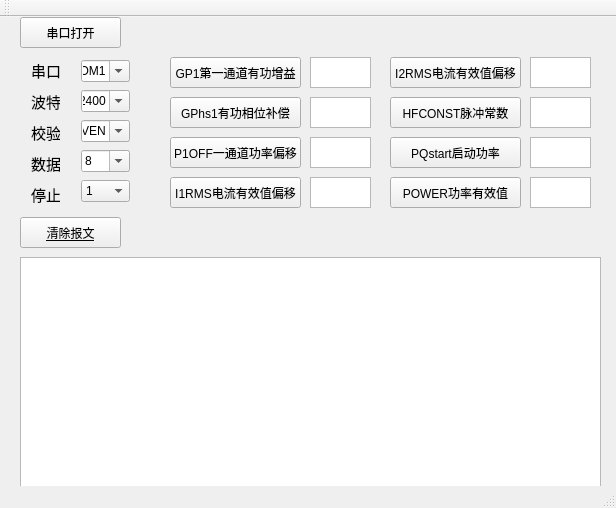
<?xml version="1.0" encoding="UTF-8"?>
<ui version="4.0">
 <class>MainWindow</class>
 <widget class="QMainWindow" name="MainWindow">
  <property name="geometry">
   <rect>
    <x>0</x>
    <y>0</y>
    <width>616</width>
    <height>508</height>
   </rect>
  </property>
  <property name="windowTitle">
   <string>MainWindow</string>
  </property>
  <widget class="QWidget" name="centralWidget">
   <widget class="QPushButton" name="pushButton">
    <property name="geometry">
     <rect>
      <x>20</x>
      <y>0</y>
      <width>101</width>
      <height>31</height>
     </rect>
    </property>
    <property name="text">
     <string>串口打开</string>
    </property>
   </widget>
   <widget class="QTextBrowser" name="textBrowser">
    <property name="geometry">
     <rect>
      <x>20</x>
      <y>240</y>
      <width>581</width>
      <height>231</height>
     </rect>
    </property>
   </widget>
   <widget class="QWidget" name="verticalLayoutWidget">
    <property name="geometry">
     <rect>
      <x>20</x>
      <y>30</y>
      <width>51</width>
      <height>171</height>
     </rect>
    </property>
    <layout class="QVBoxLayout" name="verticalLayout">
     <item>
      <widget class="QLabel" name="label_2">
       <property name="font">
        <font>
         <pointsize>11</pointsize>
        </font>
       </property>
       <property name="text">
        <string>串口号</string>
       </property>
      </widget>
     </item>
     <item>
      <widget class="QLabel" name="label">
       <property name="font">
        <font>
         <pointsize>11</pointsize>
        </font>
       </property>
       <property name="text">
        <string>波特率</string>
       </property>
      </widget>
     </item>
     <item>
      <widget class="QLabel" name="label_3">
       <property name="font">
        <font>
         <pointsize>11</pointsize>
        </font>
       </property>
       <property name="text">
        <string>校验位</string>
       </property>
      </widget>
     </item>
     <item>
      <widget class="QLabel" name="label_4">
       <property name="font">
        <font>
         <pointsize>11</pointsize>
        </font>
       </property>
       <property name="text">
        <string>数据位</string>
       </property>
      </widget>
     </item>
     <item>
      <widget class="QLabel" name="label_5">
       <property name="font">
        <font>
         <pointsize>11</pointsize>
        </font>
       </property>
       <property name="text">
        <string>停止位</string>
       </property>
      </widget>
     </item>
    </layout>
   </widget>
   <widget class="QWidget" name="verticalLayoutWidget_2">
    <property name="geometry">
     <rect>
      <x>70</x>
      <y>30</y>
      <width>71</width>
      <height>171</height>
     </rect>
    </property>
    <layout class="QVBoxLayout" name="verticalLayout_2">
     <item>
      <widget class="QComboBox" name="PortName_comboBox">
       <property name="editable">
        <bool>true</bool>
       </property>
       <item>
        <property name="text">
         <string>COM1</string>
        </property>
       </item>
       <item>
        <property name="text">
         <string>COM2</string>
        </property>
       </item>
       <item>
        <property name="text">
         <string>COM3</string>
        </property>
       </item>
       <item>
        <property name="text">
         <string>COM4</string>
        </property>
       </item>
       <item>
        <property name="text">
         <string>COM5</string>
        </property>
       </item>
      </widget>
     </item>
     <item>
      <widget class="QComboBox" name="BaudRate_comboBox">
       <property name="editable">
        <bool>true</bool>
       </property>
       <item>
        <property name="text">
         <string>2400</string>
        </property>
       </item>
       <item>
        <property name="text">
         <string>9600</string>
        </property>
       </item>
       <item>
        <property name="text">
         <string>115200</string>
        </property>
       </item>
      </widget>
     </item>
     <item>
      <widget class="QComboBox" name="Parity_comboBox">
       <property name="editable">
        <bool>true</bool>
       </property>
       <item>
        <property name="text">
         <string>EVEN</string>
        </property>
       </item>
       <item>
        <property name="text">
         <string>NONE</string>
        </property>
       </item>
       <item>
        <property name="text">
         <string>ODD</string>
        </property>
       </item>
      </widget>
     </item>
     <item>
      <widget class="QComboBox" name="DataBits_comboBox">
       <property name="editable">
        <bool>true</bool>
       </property>
       <item>
        <property name="text">
         <string>8</string>
        </property>
       </item>
       <item>
        <property name="text">
         <string>7</string>
        </property>
       </item>
      </widget>
     </item>
     <item>
      <widget class="QComboBox" name="StopBits_comboBox">
       <property name="editable">
        <bool>false</bool>
       </property>
       <item>
        <property name="text">
         <string>1</string>
        </property>
       </item>
       <item>
        <property name="text">
         <string>2</string>
        </property>
       </item>
      </widget>
     </item>
    </layout>
   </widget>
   <widget class="QToolButton" name="toolButton">
    <property name="geometry">
     <rect>
      <x>20</x>
      <y>200</y>
      <width>101</width>
      <height>31</height>
     </rect>
    </property>
    <property name="font">
     <font>
      <underline>true</underline>
     </font>
    </property>
    <property name="text">
     <string>清除报文</string>
    </property>
   </widget>
   <widget class="QPushButton" name="pushButton_2">
    <property name="geometry">
     <rect>
      <x>170</x>
      <y>40</y>
      <width>131</width>
      <height>31</height>
     </rect>
    </property>
    <property name="text">
     <string>GP1第一通道有功增益</string>
    </property>
   </widget>
   <widget class="QTextBrowser" name="textBrowser_2">
    <property name="geometry">
     <rect>
      <x>310</x>
      <y>40</y>
      <width>61</width>
      <height>31</height>
     </rect>
    </property>
   </widget>
   <widget class="QPushButton" name="pushButton_3">
    <property name="geometry">
     <rect>
      <x>170</x>
      <y>80</y>
      <width>131</width>
      <height>31</height>
     </rect>
    </property>
    <property name="text">
     <string>GPhs1有功相位补偿</string>
    </property>
   </widget>
   <widget class="QTextBrowser" name="textBrowser_3">
    <property name="geometry">
     <rect>
      <x>310</x>
      <y>80</y>
      <width>61</width>
      <height>31</height>
     </rect>
    </property>
   </widget>
   <widget class="QPushButton" name="pushButton_4">
    <property name="geometry">
     <rect>
      <x>170</x>
      <y>120</y>
      <width>131</width>
      <height>31</height>
     </rect>
    </property>
    <property name="text">
     <string>P1OFF一通道功率偏移</string>
    </property>
   </widget>
   <widget class="QTextBrowser" name="textBrowser_4">
    <property name="geometry">
     <rect>
      <x>310</x>
      <y>120</y>
      <width>61</width>
      <height>31</height>
     </rect>
    </property>
   </widget>
   <widget class="QPushButton" name="pushButton_5">
    <property name="geometry">
     <rect>
      <x>170</x>
      <y>160</y>
      <width>131</width>
      <height>31</height>
     </rect>
    </property>
    <property name="text">
     <string>I1RMS电流有效值偏移</string>
    </property>
   </widget>
   <widget class="QTextBrowser" name="textBrowser_5">
    <property name="geometry">
     <rect>
      <x>310</x>
      <y>160</y>
      <width>61</width>
      <height>31</height>
     </rect>
    </property>
   </widget>
   <widget class="QPushButton" name="pushButton_6">
    <property name="geometry">
     <rect>
      <x>390</x>
      <y>40</y>
      <width>131</width>
      <height>31</height>
     </rect>
    </property>
    <property name="text">
     <string>I2RMS电流有效值偏移</string>
    </property>
   </widget>
   <widget class="QTextBrowser" name="textBrowser_6">
    <property name="geometry">
     <rect>
      <x>530</x>
      <y>40</y>
      <width>61</width>
      <height>31</height>
     </rect>
    </property>
   </widget>
   <widget class="QTextBrowser" name="textBrowser_7">
    <property name="geometry">
     <rect>
      <x>530</x>
      <y>80</y>
      <width>61</width>
      <height>31</height>
     </rect>
    </property>
   </widget>
   <widget class="QPushButton" name="pushButton_7">
    <property name="geometry">
     <rect>
      <x>390</x>
      <y>80</y>
      <width>131</width>
      <height>31</height>
     </rect>
    </property>
    <property name="text">
     <string>HFCONST脉冲常数</string>
    </property>
   </widget>
   <widget class="QPushButton" name="pushButton_8">
    <property name="geometry">
     <rect>
      <x>390</x>
      <y>120</y>
      <width>131</width>
      <height>31</height>
     </rect>
    </property>
    <property name="text">
     <string>PQstart启动功率</string>
    </property>
   </widget>
   <widget class="QTextBrowser" name="textBrowser_10">
    <property name="geometry">
     <rect>
      <x>530</x>
      <y>120</y>
      <width>61</width>
      <height>31</height>
     </rect>
    </property>
   </widget>
   <widget class="QPushButton" name="pushButton_9">
    <property name="geometry">
     <rect>
      <x>390</x>
      <y>160</y>
      <width>131</width>
      <height>31</height>
     </rect>
    </property>
    <property name="text">
     <string>POWER功率有效值</string>
    </property>
   </widget>
   <widget class="QTextBrowser" name="textBrowser_11">
    <property name="geometry">
     <rect>
      <x>530</x>
      <y>160</y>
      <width>61</width>
      <height>31</height>
     </rect>
    </property>
   </widget>
  </widget>
  <widget class="QMenuBar" name="menuBar">
   <property name="geometry">
    <rect>
     <x>0</x>
     <y>0</y>
     <width>616</width>
     <height>23</height>
    </rect>
   </property>
  </widget>
  <widget class="QToolBar" name="mainToolBar">
   <attribute name="toolBarArea">
    <enum>TopToolBarArea</enum>
   </attribute>
   <attribute name="toolBarBreak">
    <bool>false</bool>
   </attribute>
  </widget>
  <widget class="QStatusBar" name="statusBar"/>
 </widget>
 <layoutdefault spacing="6" margin="11"/>
 <resources/>
 <connections/>
</ui>
